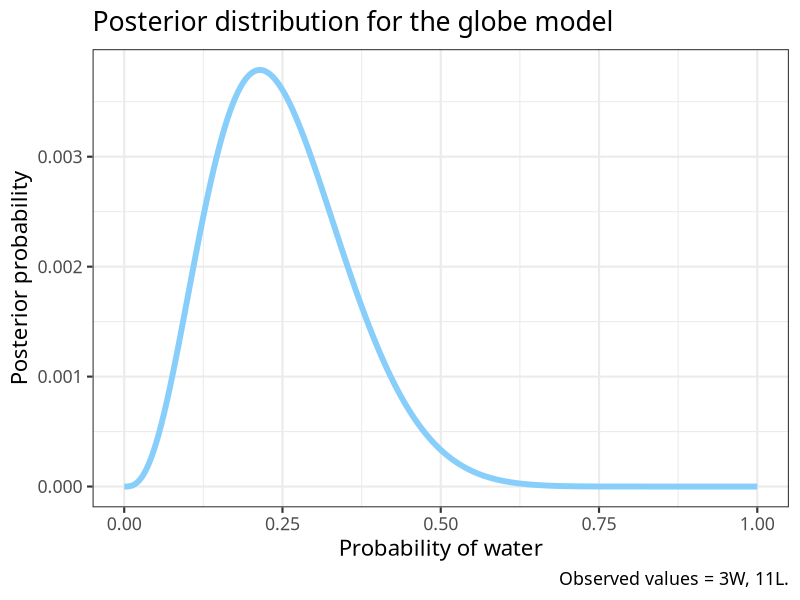
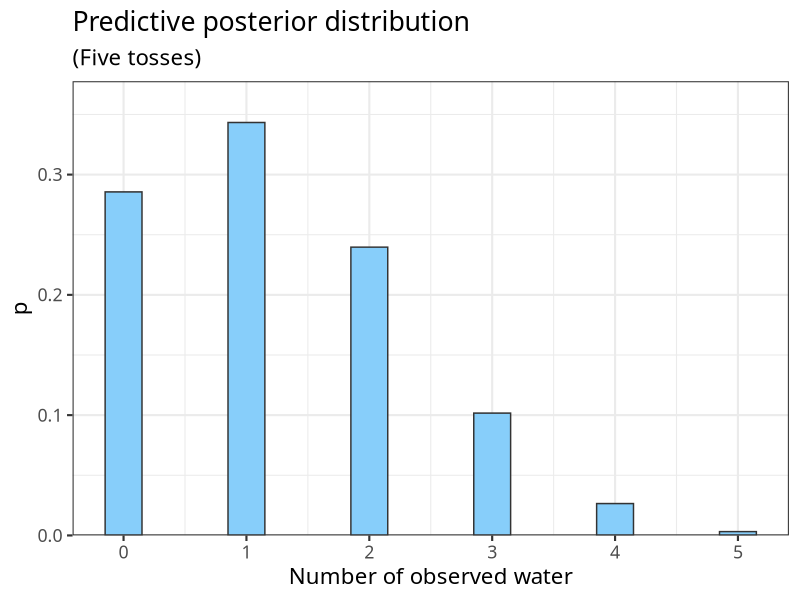

R code for these plots, in order: (Note: this script raises an error after producing the figures.)
## ---- chunk 1
#| message: false
library(dplyr)
library(tibble)
library(ggplot2)

theme_set(theme_bw(16, base_family = "Latin Modern"))
## ---- chunk 2
p_grid <- seq( from=0 , to=1 , length.out=1000 )
prob_p <- rep( 1 , 1000 )
prob_data <- dbinom( 3 , size=14 , prob=p_grid ) # changes are here
posterior <- prob_data * prob_p
posterior <- posterior / sum(posterior)
## ---- chunk 3
tibble("Probability of water"  = p_grid,
           "Posterior probability" = posterior) |>
  ggplot(aes(`Probability of water`,`Posterior probability`))+
  geom_line(colour = "lightskyblue",
            linewidth = 2)+
  labs(title = "Posterior distribution for the globe model", 
       caption = "Observed values = 3W, 11L.")
## ---- chunk 4
samples <- sample(p_grid, prob=posterior, size=1e4, replace=TRUE)
"Summary of samples:"
summary(samples)
## ---- chunk 5
w <- rbinom( 1e4, size=5, prob=samples )
"Summary of samples:"
table(w)
## ---- chunk 6
tibble(w = w) |>
  group_by(w) |>
  count() |>
  ungroup() |>
  mutate(p = n/1e4) |>
  ggplot(aes(w,p))+
  geom_col(fill = "lightskyblue", 
           colour = "gray20",
           width = .3)+
  scale_y_continuous(expand = expansion(c(0,.1)))+
  labs(title = "Predictive posterior distribution",
       subtitle = "(Five tosses)",
       x = "Number of observed water")
## ---- chunk 7
rbinom(1e4, size = 5)
sapply(1:1000, \(x) sample(x = p_grid ,size = 5, prob = posterior, replace = T))
